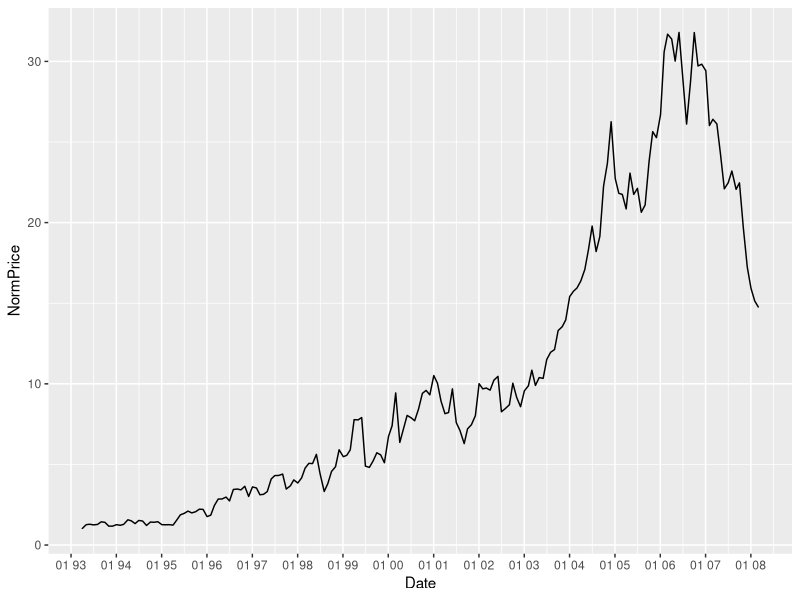
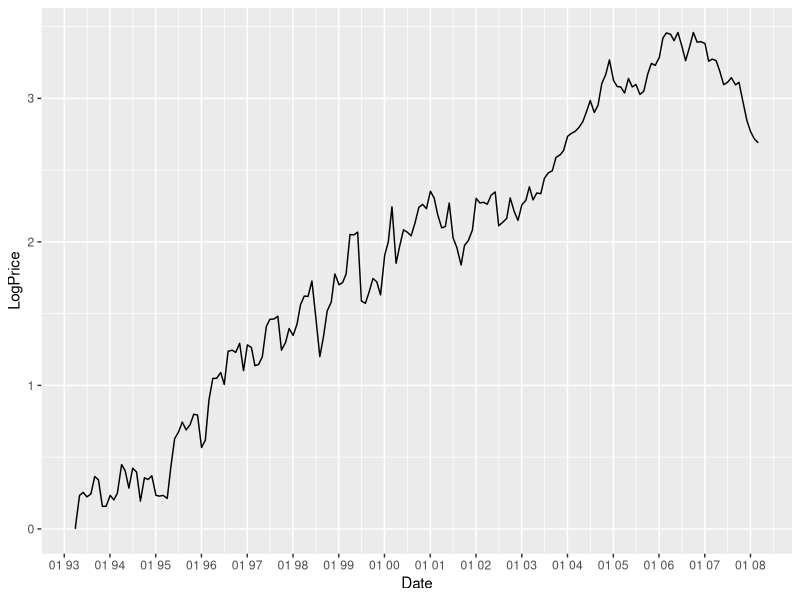
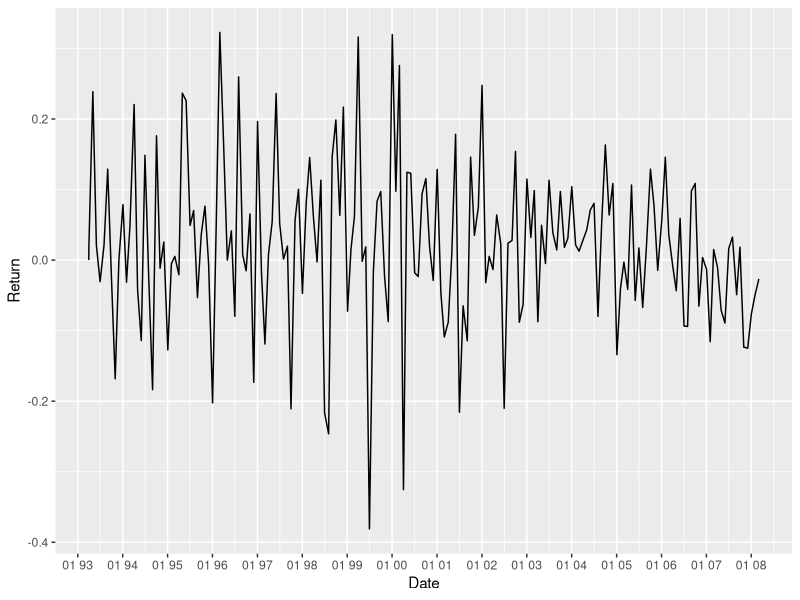
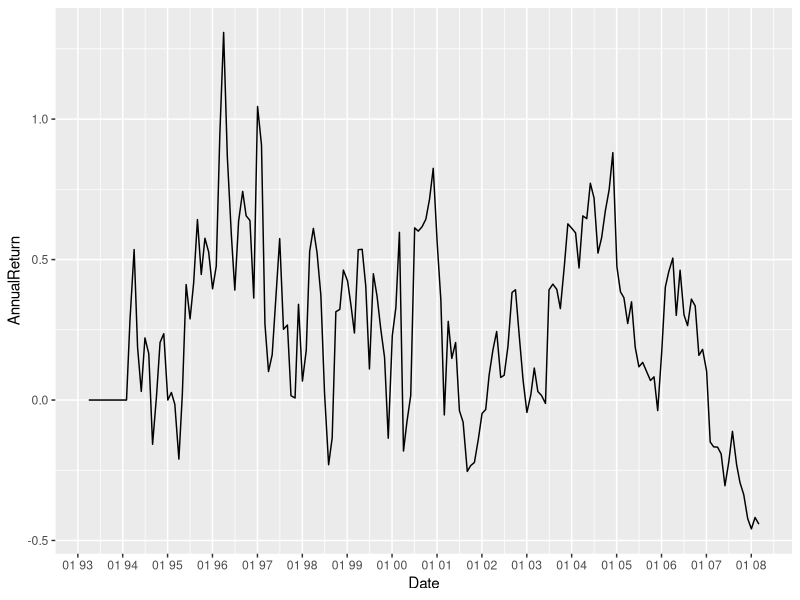
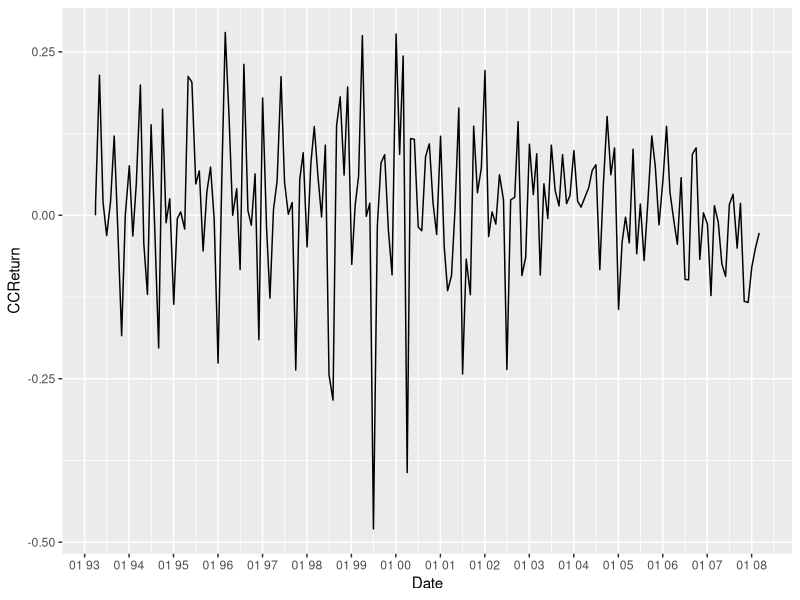
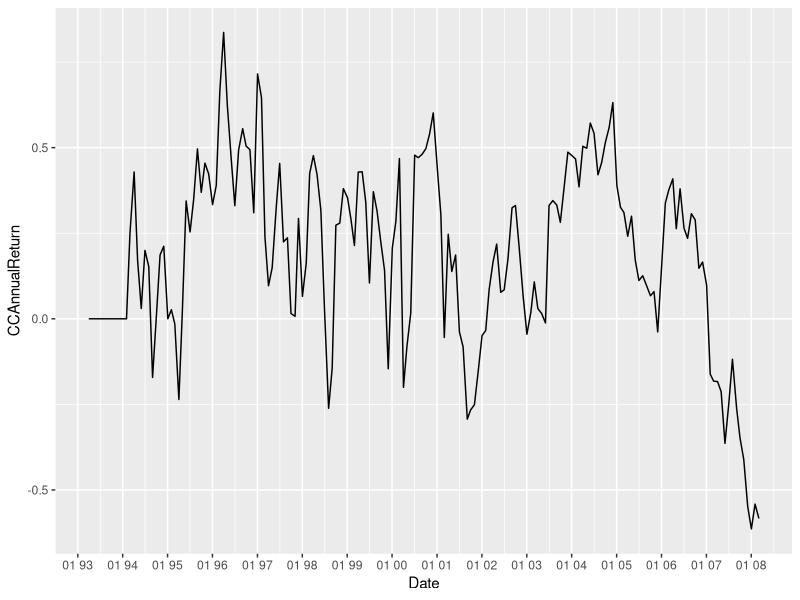

Write the R code that produced these figures, in order.
library(dplyr)
library(magrittr)

library(ggplot2)
library(scales)
library(zoo)

data = read.csv("table.csv") %>% tbl_df()
clean = data %>%
        mutate(Date=as.Date(Date), Price=Adj.Close) %>%
        arrange(Date) %>%
        mutate(NormPrice=Price / Price[1]) %>%
        subset(select=c("Date", "Price", "NormPrice"))

prices = clean$Price
p0 = prices[1]
p1 = prices[length(prices)]

draw_date_chart = function(data, value) {
  ggplot(data, aes_string(x="Date", y=value, group=1)) +
    geom_line() +
    scale_x_date(labels=date_format("%m %y"), breaks=date_breaks("year"))
}

# Q1
draw_date_chart(clean, "NormPrice")

# Q2
sr = (p1 - p0) / p0
(investment = 1000 * (1 + sr))

# Q3
(ccr = log(p1 / p0) / 15) * 100

# Q4
draw_date_chart(mutate(clean, LogPrice=log(NormPrice)), "LogPrice")

# Q5
returns = rollapply(prices, 2, FUN=function(z) { (z[2] - z[1]) / z[1] })
draw_date_chart(mutate(clean, Return=c(0, returns)), "Return")

# Q6
ann_returns = rollapply(prices, 13, FUN=function(z) { (z[13] - z[1]) / z[1] })
draw_date_chart(mutate(clean, AnnualReturn=c(rep(0, 12), ann_returns)), "AnnualReturn")

# Q7
cc_returns = rollapply(prices, 2, FUN=function(z) { log(z[2] / z[1]) })
draw_date_chart(mutate(clean, CCReturn=c(0, cc_returns)), "CCReturn")

# Q6
cc_ann_returns = rollapply(prices, 13, FUN=function(z) { log(z[13] / z[1]) })
draw_date_chart(mutate(clean, CCAnnualReturn=c(rep(0, 12), cc_ann_returns)), "CCAnnualReturn")
